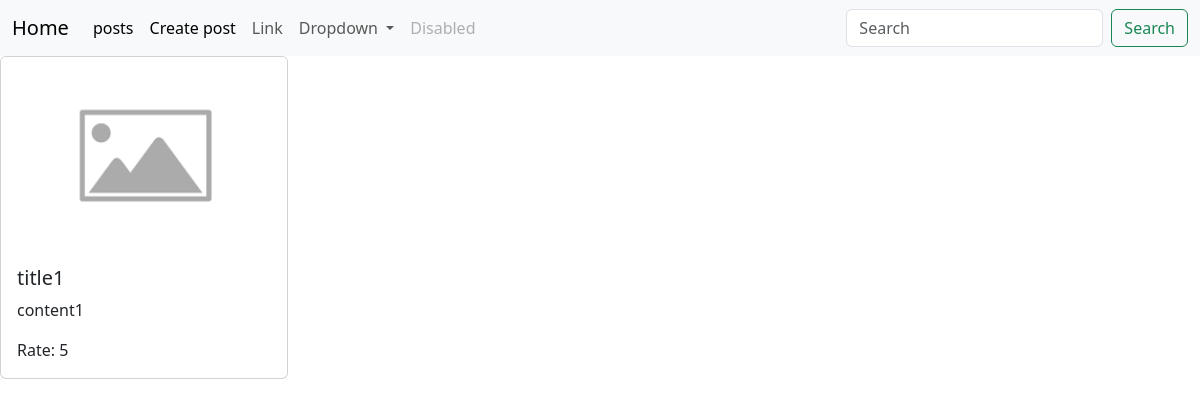
The app's page /posts/1/ with its own data.
### posts/models.py (models this page shows, shortened)
class Post(models.Model):
    image = models.ImageField(null=True, blank=True)
    title = models.CharField(max_length=156)
    content = models.CharField(max_length=1056)
    rate = models.IntegerField(null=True, blank=True)
    created_at = models.DateTimeField(auto_now_add=True, null=True)
    updated_at = models.DateTimeField(auto_now=True, null=True)
    category = models.ForeignKey(Category,null=True, on_delete=models.CASCADE)
    tags = models.ManyToManyField(Tag, null=True, blank=True)

### posts/views.py (the view)
# urls.py: path('posts/<int:post_id>/', post_detail_view),
def post_detail_view(request, post_id):
    if request.method == 'GET':
        post = Post.objects.get(id=post_id)
        return render(request,'posts/post_detail.html', context = {'post':post})

### templates/posts/post_detail.html (shortened to what this page needs)
<!DOCTYPE html>
<html lang="en">
<head>
</head>
<body>
{% extends 'main.html'%}
{% load static %}
{% block content %}
<div class="card" style="width: 18rem;">
         {% if  post.image %}
  <img src="{{post.image.url}}" class="card-img-top" alt="...">
        {% else %}
  <img src="{%static 'placeholder.png'%}" class="card-img-top" alt="...">
        {% endif%}
  <div class="card-body">
    <h5 class="card-title">{{post.title}}</h5>
    <p class="card-text">{{post.content}}</p>
    <p class="card-text">Rate: {{post.rate}}</p>
  </div>
</div>
{% endblock %}

### records on screen
Post: title "title1", content "content1", rate "5"
